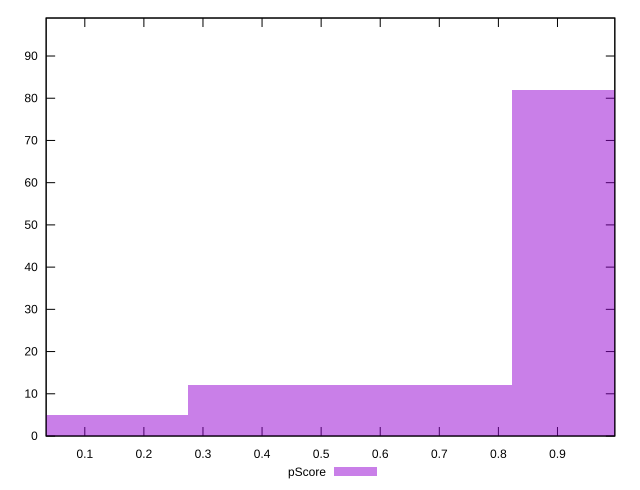

The gnuplot source for this figure:
reset

$pScore <<EOF
1.0981216664276496 82
0 5
0.5490608332138248 12
EOF

set key outside below
set boxwidth 0.5490608332138248
set xrange [0.03456817001124873:0.9970590122061261]
set yrange [0:99]
set trange [0:99]
set style fill transparent solid 0.5 noborder
set terminal svg size 640, 490 enhanced background rgb 'white'
set output "report/report_00029_2021-02-24T13-36-40.390Z/largest-contentful-paint/samples/card/pScore/histogram.svg"

plot $pScore title "pScore" with boxes

reset
